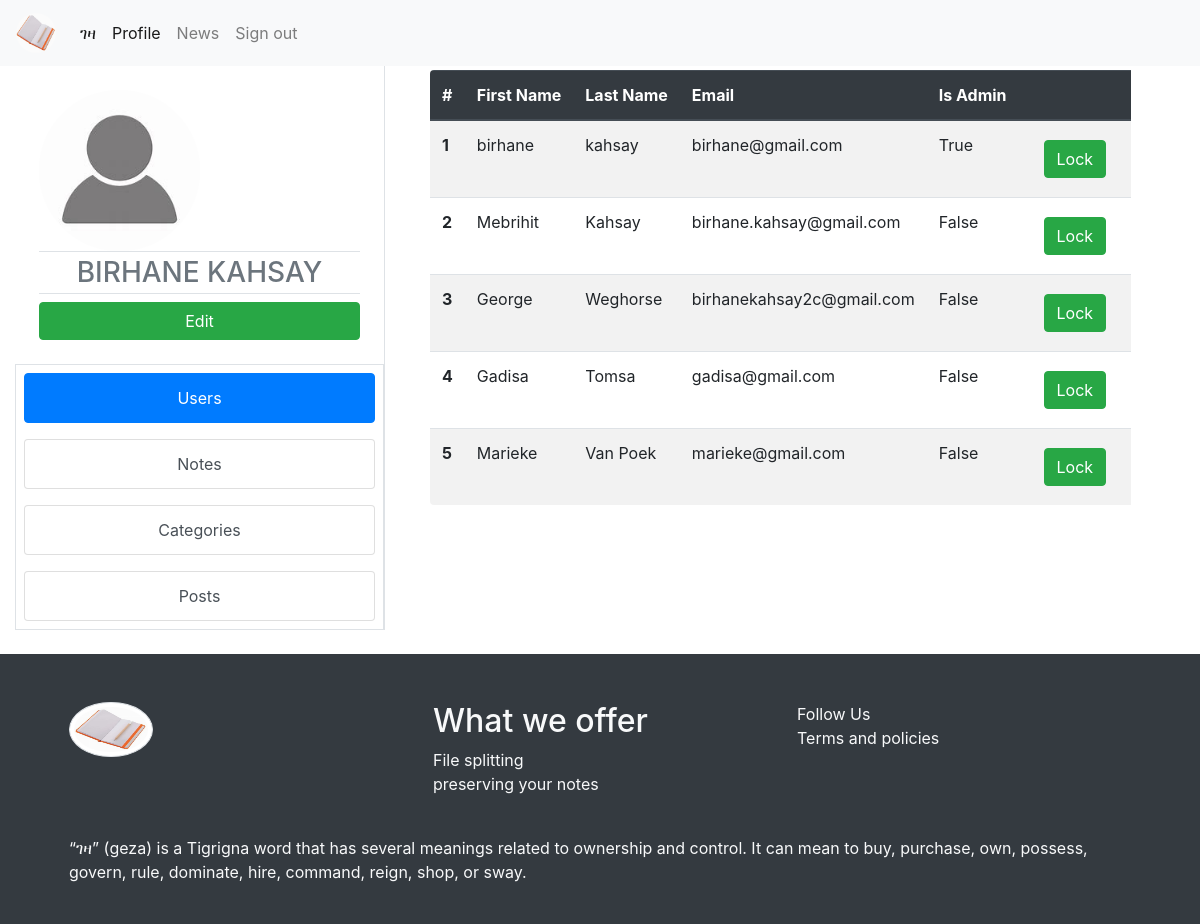
Before: /profile/profile (signed in) with the older database file.
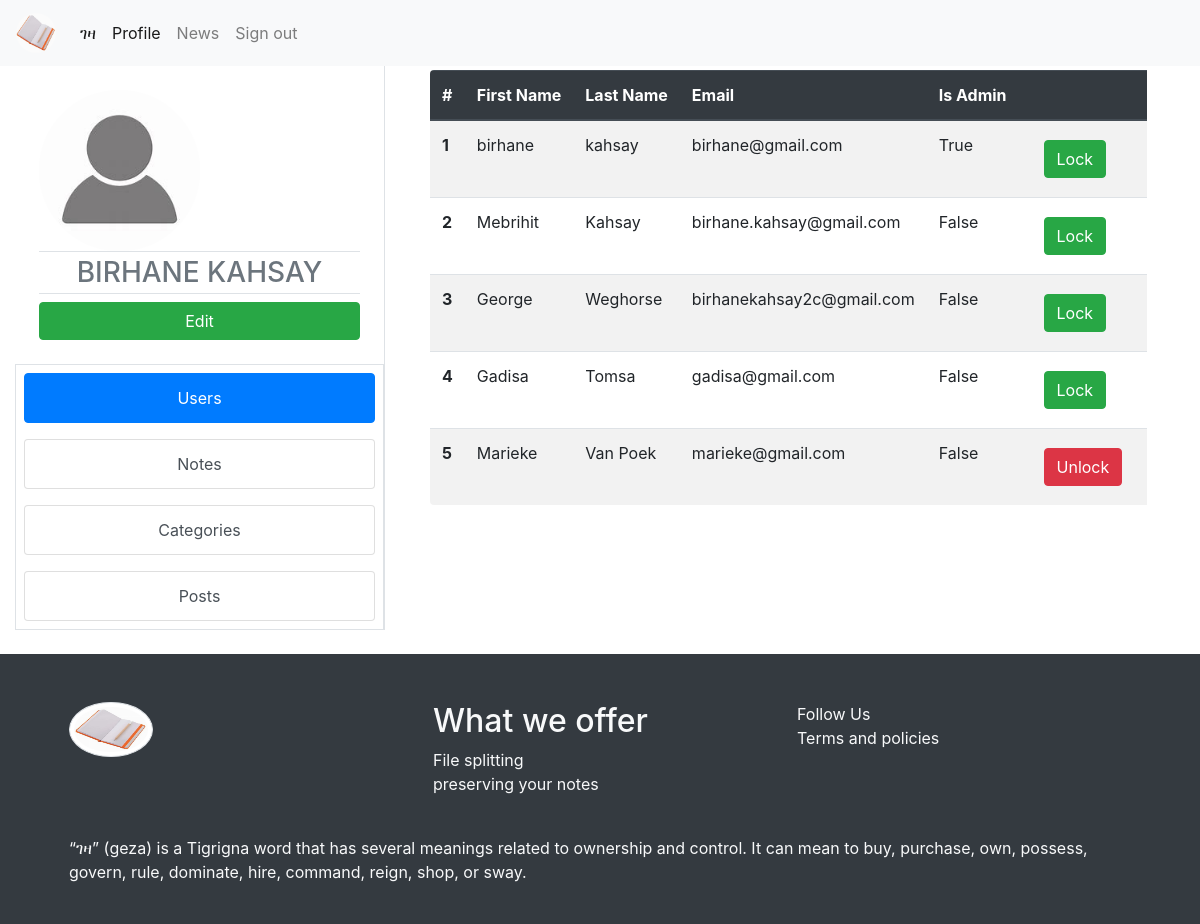
After: the same page with the newer database file.
### note/models.py (models this page shows)
class User(note_db.Model, UserMixin):
    id = note_db.Column(note_db.Integer, primary_key = True)
    email = note_db.Column(note_db.String(150), unique = True)
    password = note_db.Column(note_db.String(200))
    first_name = note_db.Column(note_db.String(100))
    last_name = note_db.Column(note_db.String(100))
    is_admin = note_db.Column(note_db.Boolean, default = False)
    notes = note_db.relationship('Note')
    posts = note_db.relationship('Posts')
    is_banned = note_db.Column(note_db.Boolean, default = False)

### note/profile.py (the view)
@profile.route('/profile')
@login_required
def user_profile():
    all_users = User.query.all()
    mapper = "users"
    return render_template("dashboard.html", category = mapper, user=current_user, all_note_users = all_users, is_updating = update_controller)

### note/templates/dashboard.html (shortened to what this page needs)
<!DOCTYPE html>
<html lang="en">
<head>
    <link rel="stylesheet" href="https://stackpath.bootstrapcdn.com/bootstrap/4.3.1/css/bootstrap.min.css">
</head>
<body>
    {% include "navbar.html" %}
    <div class="container-fluid">
        <div class="row">
            <div class="col-md-4">
                {% include "dashboardManager.html" %}
            </div>
            <div class="col-md-8">
                    {% include "dashboardViewer.html" %}
            </div>
        </div>
    </div>
{%  include "footer.html" %}
</body>
</html>

### note/templates/navbar.html (shortened to what this page needs)
<nav class="navbar navbar-expand-lg navbar-light bg-light sticky-top">
    <a class="navbar-brand" href="/"><img width="40" height="40" class="rounded-circle h-40 w-40" src="{{ url_for('static', filename='notebook.jpeg') }}" alt="Note book"></a>
    <div class="collapse navbar-collapse" id="navbarNavAltMarkup">
      <div class="navbar-nav">
        {% if user.is_authenticated%}
            <a class="nav-item nav-link active" href="/">ገዛ <span class="sr-only">(current)</span></a>
            {% if user.is_admin %}
            <a class="nav-item nav-link active" href="/profile/profile">Profile</a>
            {% else %}
            <a class="nav-item nav-link" href="/notes">Notes</a>
            <a class="nav-item nav-link" href="/posts">Posts</a>
            {% endif %}
            <a class="nav-item nav-link" href="/news">News</a>
            <a class="nav-item nav-link" href="/auth/logout">Sign out</a>
        {% else %}
            <a class="nav-item nav-link active" href="/">ገዛ  <span class="sr-only">(current)</span></a>
            <a class="nav-item nav-link" href="/news">News</a>
            <a class="nav-item nav-link" href="/auth/login">Login</a>
            <a class="nav-item nav-link" href="/auth/signup">Signup</a>
        {% endif %}
      </div>
    </div>
  </nav>

### note/templates/dashboardManager.html (shortened to what this page needs)
{% if user.is_admin %}
<div class="d-flex flex-column bg-purple-dark border-right" id="wrapper">
    <div class="d-flex flex-column h-50 m-4 justify-content-start text-body  align-center rounded text-white">
        <img class="rounded-circle h-50 w-50" width="50" height="50" src="{{url_for('static', filename='profile.jpeg')}}" alt=" profile">
        <h3 class="text-center border-top border-default border-bottom text-secondary py-1">{{ user.first_name.upper() + " " + user.last_name.upper()}}</h3>
        <a href="/profile/user/update/{{user.id}}" class="btn btn-success">Edit</a>
    </div>
    <ul class="list-group list-unstyled d-inline text-center border">
        <li class="p-2"><a class="list-group-item hover-shadow list-group-item-action active" href="/profile/profile">Users</a></li>
        <li class="p-2"><a class="list-group-item hover-shadow  list-group-item-action" href="/profile/get-all-notes">Notes</a></li>
        <li class="p-2"><a class="list-group-item hover-shadow  list-group-item-action" href="/category/get-all-categories">Categories</a></li>
        <li class="p-2"><a class="list-group-item hover-shadow  list-group-item-action" href="/posts">Posts</a></li>
    </ul>
</div>
{% endif %}

### note/templates/dashboardViewer.html
<div class="container mt-1">
    {% if is_updating %}
    <div class="card-body">
        <h3 class="py-1 rounded w-100 border-top border-bottom border-primary text-center text-secondary">User data update board</h3>
        <form class="border p-1 w-100" method="POST" action="/profile/user/update/{{retrieved.id}}/123456098">
            <div class="form-group">
                <label for="firstName">First Name</label>
                <input type="text" class="form-control" id="firstName" value="{{retrieved.first_name}}" name="firstName" required>
            </div>
            <div class="form-group">
                <label for="lastName">Last Name</label>
                <input type="text" class="form-control" value="{{retrieved.last_name}}" id="lastName" name="lastName" required>
            </div>
            <div class="form-group">
                <label for="password">Password</label>
                <input type="password" class="form-control" id="password" value="{{retrieved.password}}" name="password" required>
            </div>
            <button type="submit" class="btn btn-success">Update</button>
        </form>
    </div>
    {% else %}
        {% if category == "users" %}
            <table class="table table-responsive rounded table-striped table-hover w-100">
                <thead class="thead-dark">
                    <tr>
                        <th scope="col">#</th>
                        <th scope="col">First Name</th>
                        <th scope="col">Last Name</th>
                        <th scope="col">Email</th>
                        <th scope="col">Is Admin</th>
                        <th scope="colgroup" colspan="2"></th>
                    </tr>
                </thead>
                <tbody>
                    {% for user in all_note_users %}
                    <tr>
                        <th scope="row">{{ user.id  }}</th>
                        <td>{{ user.first_name }}</td>
                        <td>{{ user.last_name }}</td>
                        <td>{{ user.email }}</td>
                        <td>{{ user.is_admin }}</td>
                        <td><a href="/profile/user/banned/{{user.id}}" class="btn">
                            {% if user.is_banned %} <strong class="btn btn-danger">Unlock</strong> {% else %} <strong class="btn btn-success">Lock</strong> {% endif %}</a></td>
                    </tr>
                    {% endfor %}
                </tbody>
            </table>
        {% elif category == "notes" %}
            {% include "adminNotes.html" %}
        {% elif category == "categories" %}
            {% include "/blogs/adminCategory.html" %}
        {% elif category == "posts" %}
            {% include "/blogs/posts.html" %}
        {% elif category == "status" %}
            {% include "/blogs/statusPost.html" %}
        {% endif %}
    {% endif %}
</div>

### note/templates/footer.html
<footer class="bg-dark text-light py-4 h-20 mt-4">
    <div class="container">
        <div class="row p-4">
            <div class="col-md-4">
                <img class="img-thumbnail w-25 h-50 rounded-circle" src="{{url_for('static', filename='notebook.jpeg')}}"/>
            </div>
            <div class="col-md-4  d-flex flex-column">
                <h2>What we offer</h2>
                <ul class="list-unstyled  " type="circle">
                    <li><a href="#" class="text-light">File splitting</a></li>
                    <li><a href="#" class="text-light">preserving your notes</a></li>
                </ul>
            </div>
            <div class="col-md-4 text-md-left d-flex flex-column">
                <a href="#" class="text-light">Follow Us</a>
                <a href="#" class="text-light">Terms and policies</a>
            </div>
        </div>
        <p class="px-4"> “ገዛ” (geza) is a Tigrigna word that has several meanings related to ownership and control.
            It can mean to buy, purchase, own, possess, govern, rule, dominate, hire, command, reign, shop, or sway. </p>
    </div>
</footer>

Changed rows visible on the page:
changed User "Marieke": is_banned "Lock" → "Unlock"
